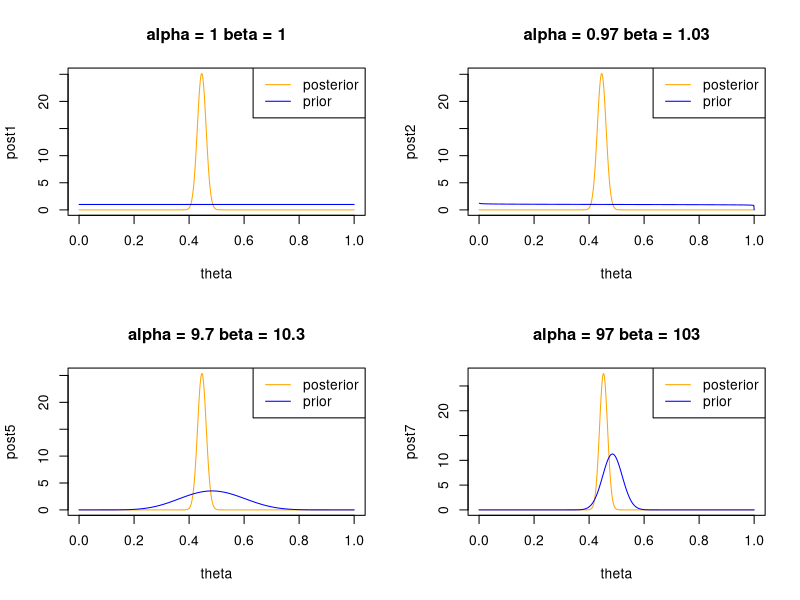

This chart was generated by the following R code:
### Placenta previa example
# Placenta previa is a condition in which the placenta of an unborn child is
# implanted very low in the uterus, obstructing the child from
# a normal vaginal delivery. An early study concerning
# the sex of placenta previa births in Germany
# found that of a total of 980 births, 437 were female.
# How strong is the evidence that the proportion of female
# births in the population of placenta previa births is less than 0.485
# (the proportion in the general population)?

# Data distribution: y ~ Bin(n, theta) with n = 980 and observed y = 437
# Prior: theta ~ Beta(1, 1)
# Posterior: Beta(y + 1, n - y + 1) = Beta(438, 544)

#set parameters of Beta(a,b) posterior
a <- 438
b <- 544

mu <- a / (a + b) #determine mean of posterior
v <- (a * b) / (a + b)^2 / (a + b + 1) #determine variance of posterior

mu	#exact mean
qbeta(.5, a, b) #exact median
(ci0 <- qbeta(c(.025, .975), a, b)) #exact credible interval
pbeta(0.485, a, b) # exact posterior probability of interest

## Analysis using different conjugate prior distributions
# set data
# Data distribution: y ~ Bin(n, theta) with n = 980 and observed y = 437
# Prior: theta ~ Beta(alpha, beta)
# Posterior: Beta(y + alpha, n - y + beta)

# set data
n <- 980
y <- 437
# prior parameters
alpha <- c(1, 0.97, 2.425, 4.85, 9.7, 48.5, 97)
beta <- c(1, 1.03, 2.575, 5.15, 10.3, 51.5, 103)

#Determine corresponding posterior distribution parameters
a <-  alpha + y
b <- n - y + beta

a / (a + b) #exact means
qbeta(p = .5, a, b) #exact medians
cbind(qbeta(c(.025), a, b), qbeta(c(.975), a, b)) #exact posterior intervals
pbeta(0.485, a, b) # exact posterior probability of interest

# approximate posterior using simulation
x <- rbeta(1000, a, b) #1000 draws from posterior distribution
mean(x) #approximate mean of posterior
median(x) #approximate median of posterior
(ci1 <- quantile(x, prob = c(.025, .975))) #95% central posterior interval
mean(x <= 0.485) # approximate posterior probability

ci0
ci1

# plot results
theta <- seq(0, 1, by = 0.001) #create vector of possible thetas

#determine prior densities for each combination prior parameters
prior1 <- dbeta(theta, shape1 = alpha[1], shape2 = beta[1])
prior2 <- dbeta(theta, shape1 = alpha[2], shape2 = beta[2])
prior3 <- dbeta(theta, shape1 = alpha[3], shape2 = beta[3])
prior4 <- dbeta(theta, shape1 = alpha[4], shape2 = beta[4])
prior5 <- dbeta(theta, shape1 = alpha[5], shape2 = beta[5])
prior6 <- dbeta(theta, shape1 = alpha[6], shape2 = beta[6])
prior7 <- dbeta(theta, shape1 = alpha[7], shape2 = beta[7])

#determine posterior densities for each combination prior parameters
post1 <- dbeta(theta, shape1 = a[1], shape2 = b[1])
post2 <- dbeta(theta, shape1 = a[2], shape2 = b[2])
post3 <- dbeta(theta, shape1 = a[3], shape2 = b[3])
post4 <- dbeta(theta, shape1 = a[4], shape2 = b[4])
post5 <- dbeta(theta, shape1 = a[5], shape2 = b[5])
post6 <- dbeta(theta, shape1 = a[6], shape2 = b[6])
post7 <- dbeta(theta, shape1 = a[7], shape2 = b[7])

#construct 2x2 layout of plots
par(mfrow = c(2, 2))
#plot several prior/posterior combinations with legend and descriptive title
plot(theta, post1, type = "l", col = "orange")
lines(theta, prior1, col = "blue")
title(paste("alpha =", alpha[1], "beta =", beta[1]))
legend("topright", legend = c("posterior", "prior"),
       col = c("orange", "blue"), lwd = c(1, 1))

plot(theta, post2, type = "l", col = "orange")
lines(theta, prior2, col = "blue")
title(paste("alpha =", alpha[2], "beta =", beta[2]))
legend("topright", legend = c("posterior", "prior"),
       col = c("orange", "blue"), lwd = c(1, 1))

plot(theta, post5, type = "l", col = "orange")
lines(theta, prior5, col = "blue")
title(paste("alpha =", alpha[5], "beta =", beta[5]))
legend("topright", legend = c("posterior", "prior"),
       col = c("orange", "blue"), lwd = c(1, 1))

plot(theta, post7, type = "l", col = "orange")
lines(theta, prior7, col = "blue")
title(paste("alpha =", alpha[7], "beta =", beta[7]))
legend("topright", legend = c("posterior", "prior"),
       col = c("orange", "blue"), lwd = c(1, 1))
par(mfrow = c(1, 1))
